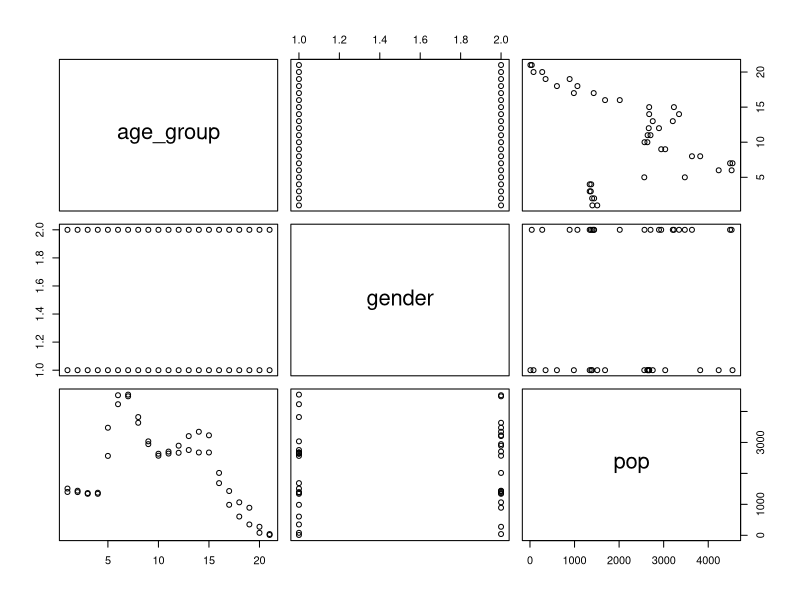
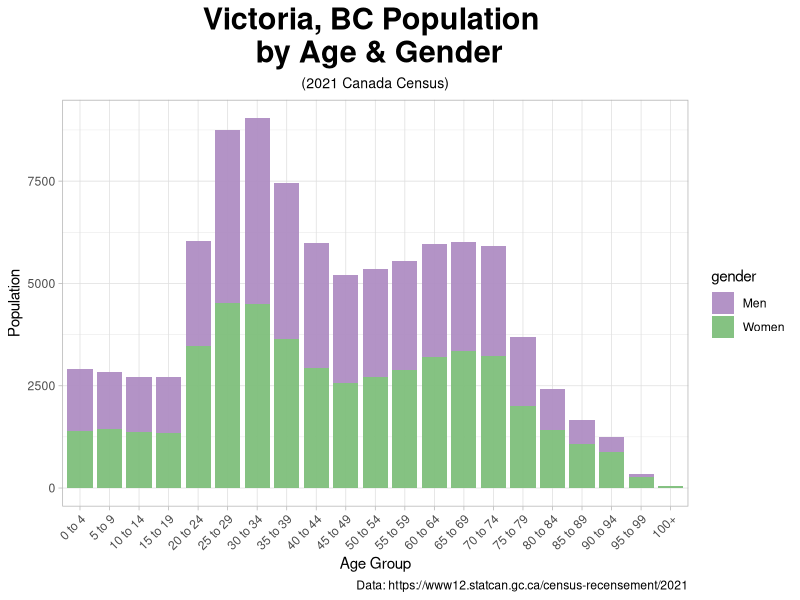
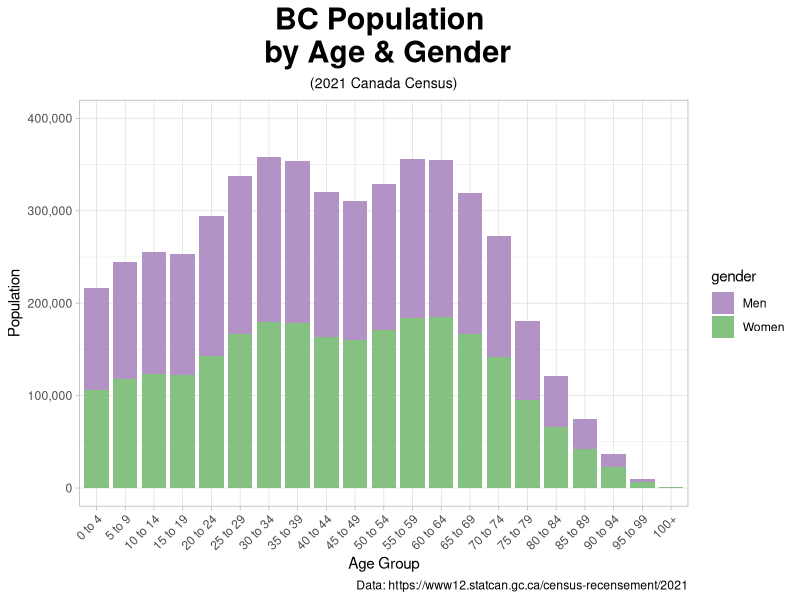
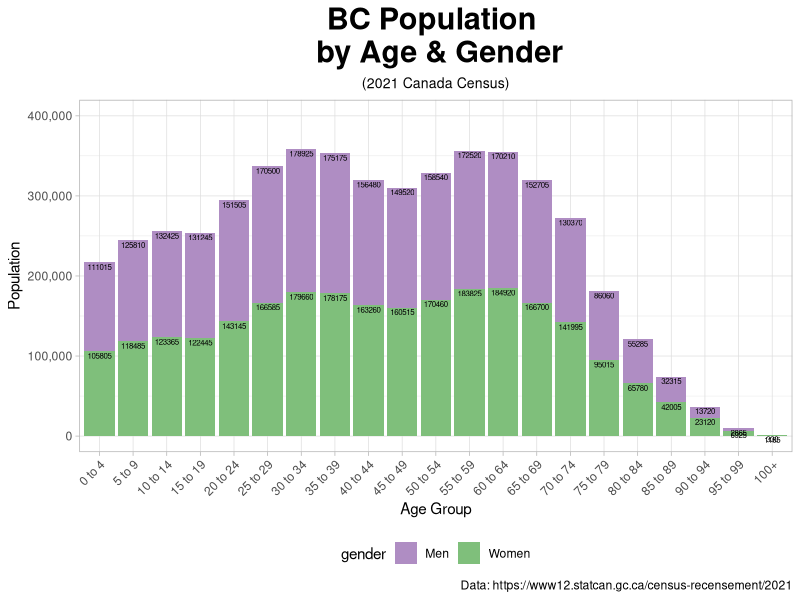
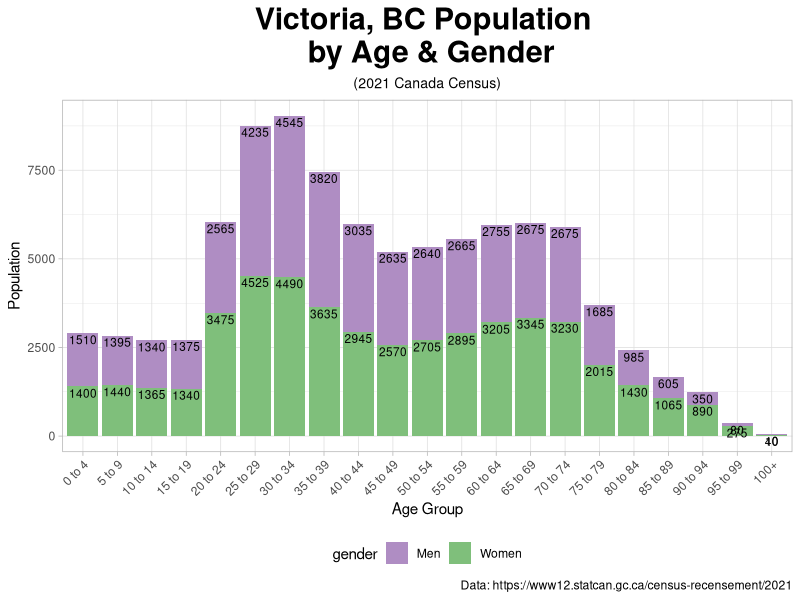
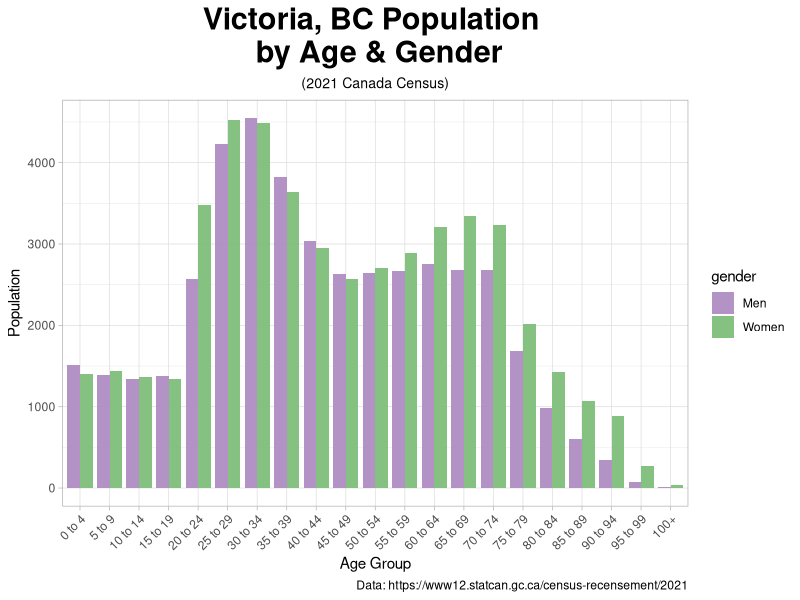
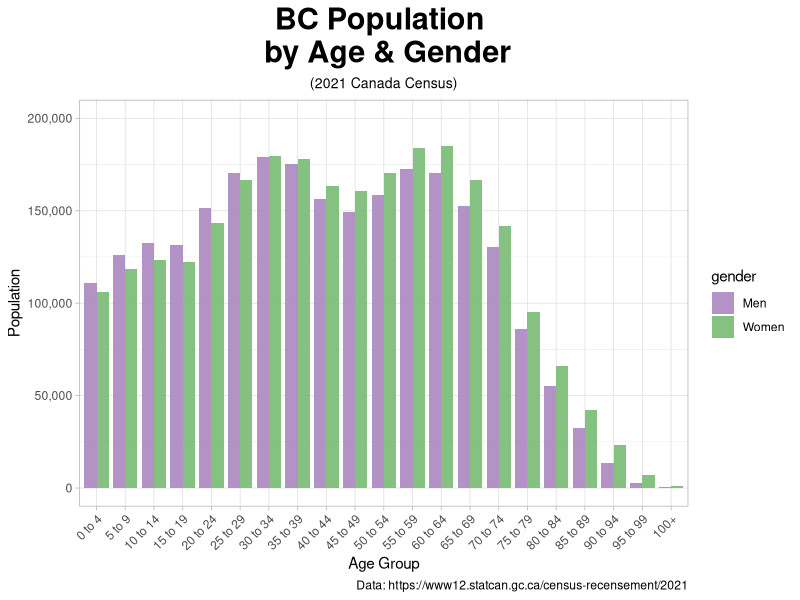
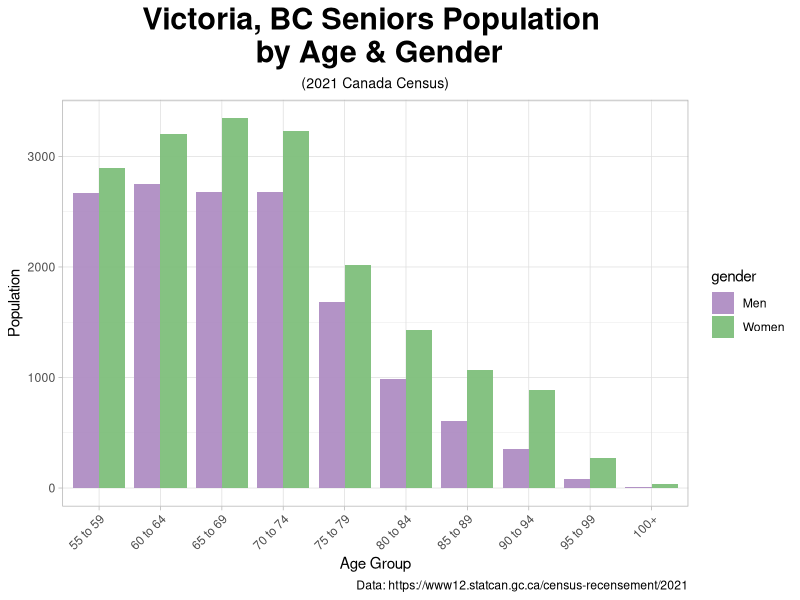

The R script that drew these images, in order:
## ---- chunk 1
knitr::opts_chunk$set(echo = TRUE)
## ---- chunk 2
# install.packages("")
library(tidyverse)
library(patchwork) # for muoltiple plots
## ---- chunk 3
Victoria_pop_age_gender_2021 <- read.csv("Pop-Age-Gender-Victoria-2021-Census-2021A00055917034_5.csv", 
                                         skip = 2, header = T)
BC_pop_2021 <- read.csv("BC-Pop-2021A000259_6.csv", 
                                         skip = 2, header = T)
Canada_senior_pop_2021 <- read.csv("Canada-Senior-pop-percentage-2021A000259_5.csv", 
                                         skip = 2, header = T)
## ---- chunk 4
Victoria_pop_age_gender_2021 <- head(Victoria_pop_age_gender_2021, -12)
BC_pop_2021 <- head(BC_pop_2021, -12)
Canada_senior_pop_2021 <- head(Canada_senior_pop_2021, -12)
## ---- chunk 5
class(Victoria_pop_age_gender_2021)
str(Victoria_pop_age_gender_2021)
colnames(Victoria_pop_age_gender_2021)
print(Victoria_pop_age_gender_2021)
glimpse(Victoria_pop_age_gender_2021)

class(BC_pop_2021)
str(BC_pop_2021)
colnames(BC_pop_2021)
print(BC_pop_2021)
glimpse(BC_pop_2021)
## ---- chunk 6
Victoria_pop_age_gender_2021[Victoria_pop_age_gender_2021 == "Women+"] <- "Women"
Victoria_pop_age_gender_2021[Victoria_pop_age_gender_2021 == "Men+"] <- "Men"

BC_pop_2021[BC_pop_2021 == "Women+"] <- "Women"
BC_pop_2021[BC_pop_2021 == "Men+"] <- "Men"
## ---- chunk 7
colnames(Victoria_pop_age_gender_2021) <- c("age_group", "gender", "pop")
colnames(BC_pop_2021) <- c("age_group", "gender", "pop")
## ---- chunk 8
Victoria_pop_age_gender_2021$age_group <- factor(Victoria_pop_age_gender_2021$age_group, 
      levels = str_sort(unique(Victoria_pop_age_gender_2021$age_group), numeric = TRUE))
str(Victoria_pop_age_gender_2021)

BC_pop_2021$age_group <- factor(BC_pop_2021$age_group, 
      levels = str_sort(unique(BC_pop_2021$age_group), numeric = TRUE))
str(BC_pop_2021)
## ---- chunk 9
Victoria_pop_age_gender_2021_seniors <- 
  Victoria_pop_age_gender_2021[Victoria_pop_age_gender_2021$age_group %in%
          c("55 to 59", "60 to 64", "65 to 69", "70 to 74", "75 to 79", 
            "80 to 84", "85 to 89", "90 to 94", "95 to 99", "100+"), ]

BC_pop_2021_seniors <- 
  Victoria_pop_age_gender_2021[Victoria_pop_age_gender_2021$age_group %in%
          c("55 to 59", "60 to 64", "65 to 69", "70 to 74", "75 to 79", 
            "80 to 84", "85 to 89", "90 to 94", "95 to 99", "100+"), ]
## ---- chunk 10
Victoria_pop_age_gender_2021_wide <- Victoria_pop_age_gender_2021 %>%
  pivot_wider(names_from = gender, values_from = pop)
## ---- chunk 11
class(Victoria_pop_age_gender_2021_wide)
str(Victoria_pop_age_gender_2021_wide)
colnames(Victoria_pop_age_gender_2021_wide)
print(Victoria_pop_age_gender_2021_wide)
glimpse(Victoria_pop_age_gender_2021_wide)
## ---- chunk 12
Victoria_pop_age_gender_2021_wide$age_group <- factor(Victoria_pop_age_gender_2021_wide$age_group, 
  levels = str_sort(unique(Victoria_pop_age_gender_2021_wide$age_group), numeric = TRUE))
str(Victoria_pop_age_gender_2021_wide)
## ---- chunk 13
Victoria_pop_age_gender_2021_wide$index <- as.numeric(row.names(Victoria_pop_age_gender_2021_wide))
Victoria_pop_age_gender_2021_wide[order(Victoria_pop_age_gender_2021_wide$index), ]
## ---- chunk 14
plot(Victoria_pop_age_gender_2021)
## ---- chunk 15
# colour_palette <- c("#d8b365", "#5ab4ac") # Colour brewer color-blind safe
colour_palette <- c("#af8dc3", "#7fbf7b") # Colour brewer color-blind safe

Vic_1 <- Victoria_pop_age_gender_2021 %>%
  ggplot(aes(x = age_group, y = pop, fill = gender)) +
  geom_bar(stat = "identity", alpha = 0.95, width = 0.85)  + # width = 1 no space between bars
  theme_light() +
  theme(
    plot.title = element_text(size = rel(2), face = "bold", hjust = 0.5),
    plot.subtitle = element_text(size = rel(.92), hjust = 0.5),
    axis.text.x = element_text(angle = 45, hjust = 1)
    ) +
  scale_fill_manual(values = colour_palette) +
  labs(title = "Victoria, BC Population \n by Age & Gender",
       subtitle = "(2021 Canada Census)",
       x = "Age Group",
       y = "Population",
       caption = "Data: https://www12.statcan.gc.ca/census-recensement/2021")
Vic_1 
## ---- chunk 16
# colour_palette <- c("#d8b365", "#5ab4ac") # Colour brewer color-blind safe
colour_palette <- c("#af8dc3", "#7fbf7b") # Colour brewer color-blind safe

BC <- BC_pop_2021 %>%
  ggplot(aes(x = age_group, y = pop, fill = gender)) +
  geom_bar(stat = "identity", alpha = 0.95, width = 0.85)  + # width = 1 no space between bars
  theme_light() +
  theme(
    plot.title = element_text(size = rel(2), face = "bold", hjust = 0.5),
    plot.subtitle = element_text(size = rel(.92), hjust = 0.5),
    axis.text.x = element_text(angle = 45, hjust = 1)
    ) +
  scale_fill_manual(values = colour_palette) +
  labs(title = "BC Population \n by Age & Gender",
       subtitle = "(2021 Canada Census)",
       x = "Age Group",
       y = "Population",
       caption = "Data: https://www12.statcan.gc.ca/census-recensement/2021") + 
  scale_y_continuous(limits = c(0, 400000), labels = scales::comma) 
        # to avoid scientific notation
BC
## ---- chunk 17
# colour_palette <- c("#d8b365", "#5ab4ac") # Colour brewer color-blind safe

# get cumulative sum
BC_pop_2021 <- BC_pop_2021 %>%
  group_by(age_group) %>% 
  mutate(label_y = cumsum(pop))

colour_palette <- c("#af8dc3", "#7fbf7b") # Colour brewer color-blind safe

BC_lab <- BC_pop_2021 %>%
  ggplot(aes(x = age_group, y = pop, fill = gender)) +
  geom_col()  + 
  geom_text(aes(y = label_y, label = pop), vjust = 1.25, size = 2) +
  theme_light() +
  theme(
    plot.title = element_text(size = rel(2), face = "bold", hjust = 0.5),
    plot.subtitle = element_text(size = rel(.92), hjust = 0.5),
    axis.text.x = element_text(angle = 45, hjust = 1),
    legend.position = "bottom"
    ) +
  scale_fill_manual(values = colour_palette) +
  labs(title = "BC Population \n by Age & Gender",
       subtitle = "(2021 Canada Census)",
       x = "Age Group",
       y = "Population",
       caption = "Data: https://www12.statcan.gc.ca/census-recensement/2021") + 
  scale_y_continuous(limits = c(0, 400000), labels = scales::comma) 
BC_lab
## ---- chunk 18
# colour_palette <- c("#d8b365", "#5ab4ac") # Colour brewer color-blind safe

# get cumulative sum
Victoria_pop_age_gender_2021 <- Victoria_pop_age_gender_2021 %>%
  group_by(age_group) %>% 
  mutate(label_y = cumsum(pop))

colour_palette <- c("#af8dc3", "#7fbf7b") # Colour brewer color-blind safe

Vic_lab <- Victoria_pop_age_gender_2021 %>%
  ggplot(aes(x = age_group, y = pop, fill = gender)) +
  geom_col()  + 
  geom_text(aes(y = label_y, label = pop), vjust = 1.25, size = 3) +
  theme_light() +
  theme(
    plot.title = element_text(size = rel(2), face = "bold", hjust = 0.5),
    plot.subtitle = element_text(size = rel(.92), hjust = 0.5),
    axis.text.x = element_text(angle = 45, hjust = 1),
    legend.position = "bottom"
    ) +
  scale_fill_manual(values = colour_palette) +
  labs(title = "Victoria, BC Population \n by Age & Gender",
       subtitle = "(2021 Canada Census)",
       x = "Age Group",
       y = "Population",
       caption = "Data: https://www12.statcan.gc.ca/census-recensement/2021")
Vic_lab
## ---- chunk 19
# colour_palette <- c("#d8b365", "#5ab4ac") # Colour brewer color-blind safe
colour_palette <- c("#af8dc3", "#7fbf7b") # Colour brewer color-blind safe

Vic_dodge <- Victoria_pop_age_gender_2021 %>%
  ggplot(aes(x = age_group, y = pop, fill = gender)) +
  geom_bar(stat = "identity", position = position_dodge(), alpha = 0.95, width = 0.85)  + 
              # width = 1 no space between bars
  theme_light() +
  theme(
    plot.title = element_text(size = rel(2), face = "bold", hjust = 0.5),
    plot.subtitle = element_text(size = rel(.92), hjust = 0.5),
    axis.text.x = element_text(angle = 45, hjust = 1)
    ) +
  scale_fill_manual(values = colour_palette) +
  labs(title = "Victoria, BC Population \n by Age & Gender",
       subtitle = "(2021 Canada Census)",
       x = "Age Group",
       y = "Population",
       caption = "Data: https://www12.statcan.gc.ca/census-recensement/2021")
Vic_dodge
## ---- chunk 20
# colour_palette <- c("#d8b365", "#5ab4ac") # Colour brewer color-blind safe
colour_palette <- c("#af8dc3", "#7fbf7b") # Colour brewer color-blind safe

BC_dodge <- BC_pop_2021 %>%
  ggplot(aes(x = age_group, y = pop, fill = gender)) +
  geom_bar(stat = "identity", position = position_dodge(), alpha = 0.95, width = 0.85)  + 
              # width = 1 no space between bars
  theme_light() +
  theme(
    plot.title = element_text(size = rel(2), face = "bold", hjust = 0.5),
    plot.subtitle = element_text(size = rel(.92), hjust = 0.5),
    axis.text.x = element_text(angle = 45, hjust = 1)
    ) +
  scale_fill_manual(values = colour_palette) +
  labs(title = "BC Population \n by Age & Gender",
       subtitle = "(2021 Canada Census)",
       x = "Age Group",
       y = "Population",
       caption = "Data: https://www12.statcan.gc.ca/census-recensement/2021") + 
  scale_y_continuous(limits = c(0, 200000), labels = scales::comma) 
BC_dodge
## ---- chunk 21
# colour_palette <- c("#d8b365", "#5ab4ac") # Colour brewer color-blind safe
colour_palette <- c("#af8dc3", "#7fbf7b") # Colour brewer color-blind safe

Vic_seniors <- Victoria_pop_age_gender_2021_seniors %>%
  ggplot(aes(x = age_group, y = pop, fill = gender)) +
  geom_bar(stat = "identity", position = position_dodge(), alpha = 0.95, width = 0.85)  + 
                      # wideth = 1 no space between bars
  theme_light() +
  theme(
    plot.title = element_text(size = rel(2), face = "bold", hjust = 0.5),
    plot.subtitle = element_text(size = rel(.92), hjust = 0.5),
    axis.text.x = element_text(angle = 45, hjust = 1)
    ) +
  scale_fill_manual(values = colour_palette) +
  labs(title = "Victoria, BC Seniors Population \n by Age & Gender",
       subtitle = "(2021 Canada Census)",
       x = "Age Group",
       y = "Population",
       caption = "Data: https://www12.statcan.gc.ca/census-recensement/2021")
Vic_seniors
## ---- chunk 22
# colour_palette <- c("#d8b365", "#5ab4ac") # Colour brewer color-blind safe
colour_palette <- c("#af8dc3", "#7fbf7b") # Colour brewer color-blind safe

Vic_seniors_lab <- Victoria_pop_age_gender_2021_seniors %>%
  ggplot(aes(x = age_group, y = pop, fill = gender)) +
  geom_bar(stat = "identity", position = "dodge", alpha = 0.95, width = 0.85)  + 
                        # wideth = 1 no space between bars
  geom_text(aes(label = pop), size = 3, position = position_dodge(width = 0.9), vjust = -0.25) + 
                                    # vjust negative shows above bar
  theme_light() +
  theme(
    plot.title = element_text(size = rel(2), face = "bold", hjust = 0.5),
    plot.subtitle = element_text(size = rel(.92), hjust = 0.5),
    axis.text.x = element_text(angle = 45, hjust = 1)
    ) +
  scale_fill_manual(values = colour_palette) +
  labs(title = "Victoria, BC Seniors Population \n by Age & Gender",
       subtitle = "(2021 Canada Census)",
       x = "Age Group",
       y = "Population",
       caption = "Data: https://www12.statcan.gc.ca/census-recensement/2021")
Vic_seniors_lab
## ---- chunk 23
# colour_palette <- c("#d8b365", "#5ab4ac") # Colour brewer color-blind safe
colour_palette <- c("#af8dc3", "#7fbf7b") # Colour brewer color-blind safe

Vic_seniors_lab_leg_bot <- Victoria_pop_age_gender_2021_seniors %>%
  ggplot(aes(x = age_group, y = pop, fill = gender)) +
  geom_bar(stat = "identity", position = "dodge", alpha = 0.95, width = 0.85)  + 
                            # wideth = 1 no space between bars
  geom_text(aes(label = pop), size = 3, position = position_dodge(width = 0.9), vjust = -0.25) + 
                                # vjust negative shows above bar
  theme_light() +
  theme(
    plot.title = element_text(size = rel(2), face = "bold", hjust = 0.5),
    plot.subtitle = element_text(size = rel(.92), hjust = 0.5),
    axis.text.x = element_text(angle = 45, hjust = 1),
    legend.position = "bottom"
    ) +
  scale_fill_manual(values = colour_palette) +
  labs(title = "Victoria, BC Seniors Population \n by Age & Gender",
       subtitle = "(2021 Canada Census)",
       x = "Age Group",
       y = "Population",
       caption = "Data: https://www12.statcan.gc.ca/census-recensement/2021")
Vic_seniors_lab_leg_bot
## ---- chunk 24
Vic_women <- Victoria_pop_age_gender_2021_wide %>%
  ggplot(aes(x = age_group, y = Women)) +
  geom_bar(stat = "identity", position = position_dodge(), 
           alpha = 0.75, width = 0.75, fill = "#d8b365")  + # wideth = 1 no space between bars
  theme_light() +
  theme(
    plot.title = element_text(size = rel(2), face = "bold", hjust = 0.5),
    plot.subtitle = element_text(size = rel(.92), hjust = 0.5),
    axis.text.x = element_text(angle = 45, hjust = 1),
    ) +
  labs(title = "Victoria, BC Women Population by Age",
       subtitle = "(2021 Canada Census)",
       x = "Age Group",
       y = "Population",
       caption = "Data: https://www12.statcan.gc.ca/census-recensement/2021")
Vic_women
## ---- chunk 25
Vic_men <- Victoria_pop_age_gender_2021_wide %>%
  ggplot(aes(x = age_group, y = Men)) +
  geom_bar(stat = "identity", position = position_dodge(), 
           alpha = 0.75, width = 0.75, fill = "#d8b365")  + # wideth = 1 no space between bars
  theme_light() +
  theme(
    plot.title = element_text(size = rel(2), face = "bold", hjust = 0.5),
    plot.subtitle = element_text(size = rel(.92), hjust = 0.5),
    axis.text.x = element_text(angle = 45, hjust = 1),
    ) +
  labs(title = "Victoria, BC Men's Population by Age",
       subtitle = "(2021 Canada Census)",
       x = "Age Group",
       y = "Population",
       caption = "Data: https://www12.statcan.gc.ca/census-recensement/2021")
Vic_men
## ---- chunk 26
BC + BC_dodge
BC_lab
Vic_lab + Vic_1
Vic_dodge + BC_dodge
Vic_men + Vic_women
Vic_seniors + Vic_seniors_lab
Vic_seniors_lab + Vic_seniors_lab_leg_bot
Vic_seniors_lab /  Vic_seniors_lab_leg_bot
## ---- chunk 27
# to document specific packages used to run script
sessionInfo()
